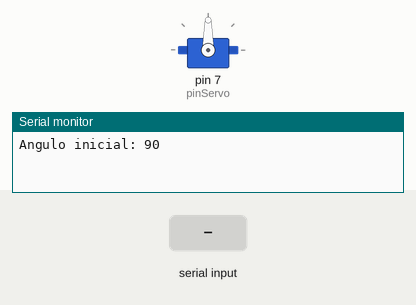
This sketch was run on a simulated Arduino Uno, built with avr-gcc and run on an emulated ATmega328P. On the bench: servo, the last lines printed to the serial monitor. The inputs (shaded band) are chosen by the test bench.

Above: at 1.2 s.
1.3 s: "0\n" received over Serial
At 1.7 s:
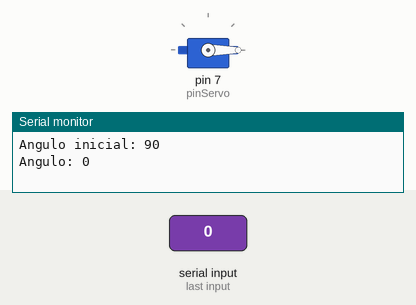
2.8 s: "30,150\n" received over Serial
At 4.0 s:
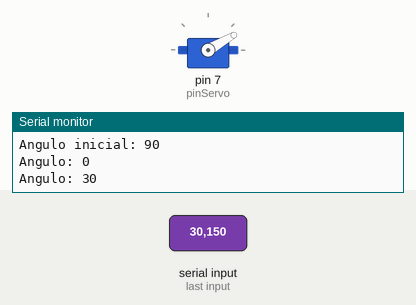
4.3 s: "90,45\n" received over Serial
At 5.5 s:
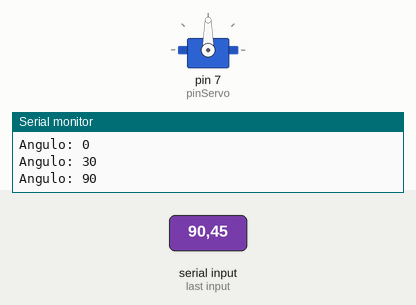
Timing chart, 0 to 7.3 s (numbered marks = the images above; inputs shaded):
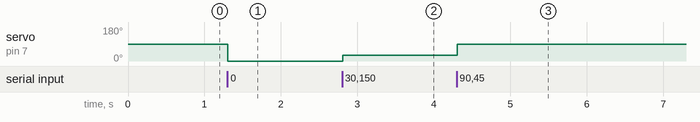

The sketch:

Servo1.0.ino
```cpp
#include <Servo.h>

#define pinServo 7

Servo servo1;
int grau = 90;  // Ângulo inicial

void setup() {
  servo1.attach(pinServo);
  Serial.begin(9600);
  servo1.write(grau);  // Define o ângulo inicial do servo
  Serial.print("Angulo inicial: ");
  Serial.println(grau);
}

void loop() {
  // Verifica se há dados disponíveis no serial
  if (Serial.available() > 0) {
    String input = Serial.readStringUntil('\n');  // Lê a linha completa até o Enter

    // Verifica se a entrada é um número
    if (input.length() > 0 && input.toInt() != 0 || input == "0") {
      int novoGrau = input.toInt();

      // Verifica se o valor está dentro do intervalo aceitável
      if (novoGrau >= 0 && novoGrau <= 180) {
        grau = novoGrau;
        servo1.write(grau);
        Serial.print("Angulo: ");
        Serial.println(grau);
      }
    } else {
      Serial.println("Entrada invalida. Insira um numero entre 0 e 180.");
    }
  }

  delay(20);  // Pequeno atraso para suavizar a leitura
}
```

Measured:
- after the input at 1.3 s, servo on pin 7 (pinServo): 90° → 0° at once
- after the input at 2.8 s, servo on pin 7 (pinServo): 0° → 30° at once
- after the input at 4.3 s, servo on pin 7 (pinServo): 30° → 90° at once
